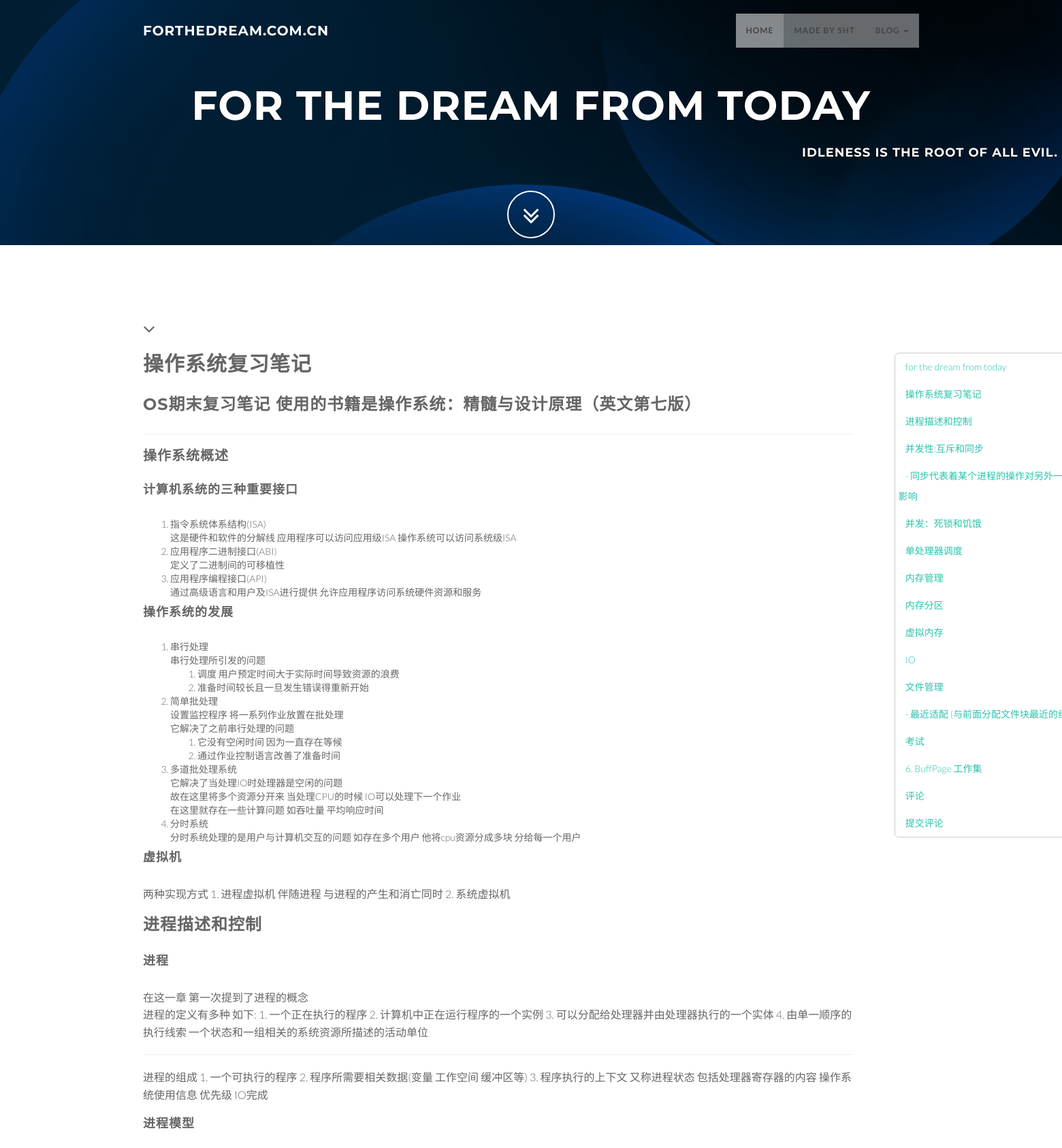
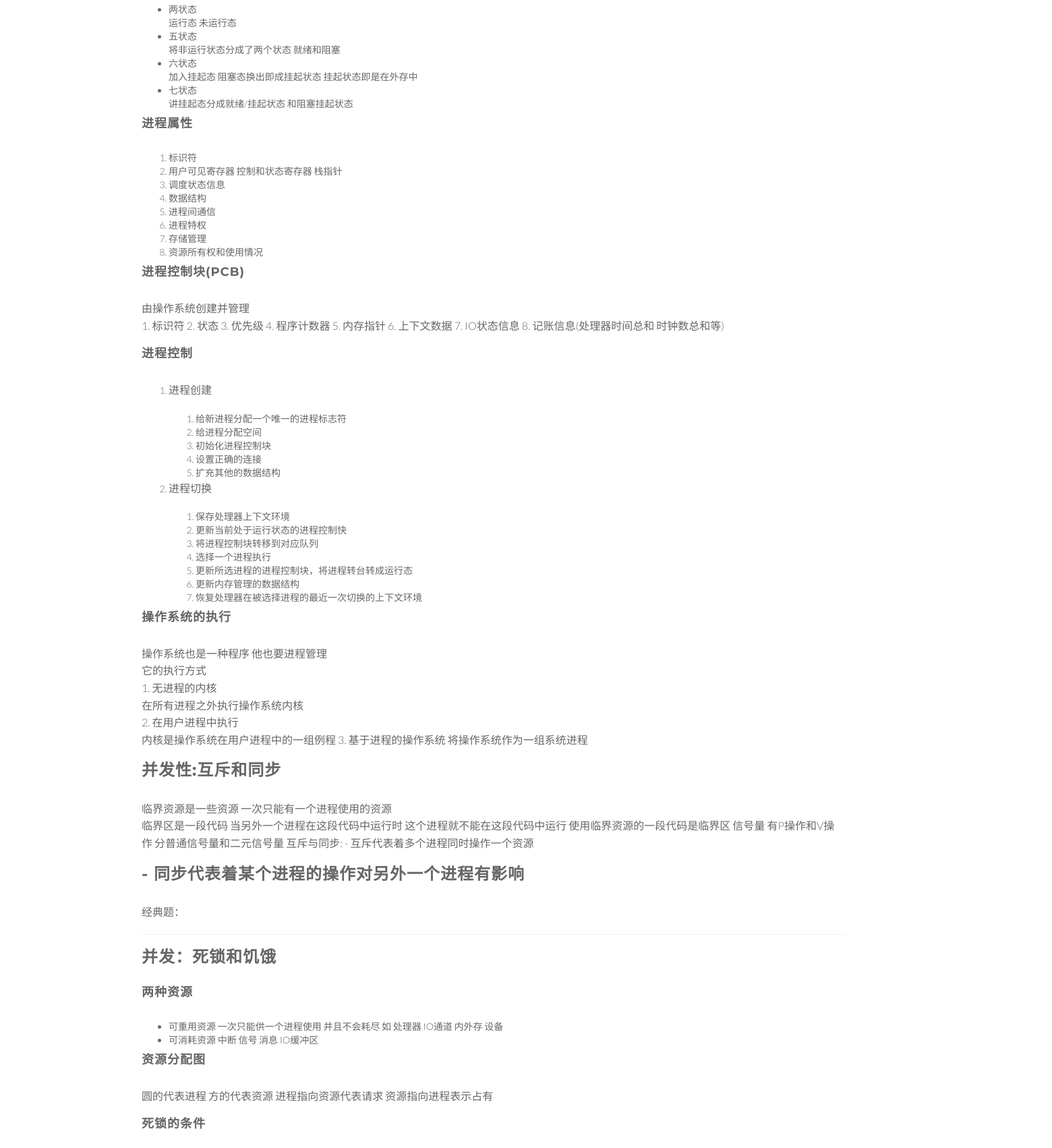
Screenshot of /spec/10/ (upper part) with the database file from the repository (2 pictures, top to bottom).
### blog/models.py (models this page shows, shortened)
class BlogsPost(models.Model):
    title = models.CharField(max_length = 150)
    abstract = models.TextField(default='')
    maintain = models.TextField()
    timestamp = models.DateTimeField(auto_now_add=True)
    class Meta:
        ordering=('-timestamp',)

### blog/views.py (the view)
# urls.py: url(r'^spec/(?P<bid>\d+)/$',blog_view.spec),
def spec(request,bid):
    blog_list = BlogsPost.objects.all()
    for item in blog_list:
        item.maintain = item.maintain[0:200]+'...'
    spec_blog = BlogsPost.objects.get(id=bid)
    spec_blog.maintain = markdown2.markdown(spec_blog.maintain)
    comment = Comment.objects.filter(blogId=bid)
    cmlen = len(comment)
    return render_to_response('spec.html',{'spec':spec_blog,'blog_list':blog_list,'bid':bid,'comment':comment,'cmlen':cmlen})

### blog/templates/spec.html (shortened to what this page needs)
<!DOCTYPE html>
<html lang="zh-CN">
  <head>
    <link href="/static/css/bootstrap.min.css" rel="stylesheet" type="text/css">
    <link href="/static/font-awesome/css/font-awesome.min.css" rel="stylesheet" type="text/css">
    <link href="/static/css/animate.css" rel="stylesheet" />
    <link href="/static/css/style.css" rel="stylesheet" type="text/css">
    <link href="/static/color/default.css" rel="stylesheet" type=”text/css">
    <link type="text/css" rel="stylesheet" href="/static/css/jquery.tocify.css" />
  </head>
  <body id="page-top" data-spy="scroll" data-target=".navbar-custom">
    <nav class="navbar navbar-custom navbar-fixed-top" role="navigation">
      <div class="container">
        <div class="navbar-header page-scroll">
          <a class="navbar-brand" href="/">
            <h1>forthedream.com.cn</h1>
          </a>
        </div>
        <div class="collapse navbar-collapse navbar-right navbar-main-collapse">
          <ul class="nav navbar-nav">
            <li class="active"><a href="/">Home</a></li>
            <li><a href="#contact">made by sht</a></li>
            <li class="dropdown">
              <a href="#" class="dropdown-toggle" data-toggle="dropdown">blog <b class="caret"></b></a>
            </li>
          </ul>
        </div>
      </div>
    </nav>
    <section id="spec" class="intro">
      <div class="slogan">
        <h2>for the dream <span class="text_color">from today</span> </h2>
        <div class="text-right">
          <h4>Idleness is the root of all evil. </h4>
        </div>
      </div>
      <div class="page-scroll">
        <a href="#maintain" class="btn btn-circle">
          <i class="fa fa-angle-double-down animated"></i>
        </a>
      </div>
    </section>
    <section id="maintain" class="home-section text-left">
      <div class="heading-about">
        <div class="container">
          <div class="row">
            <div class="col-lg-8">
              <div class="wow bounceInDown" data-wow-delay="0.4s">
                <div class="section-heading">
                  <i class="fa fa-2x fa-angle-down"></i>
                </div>
              </div>
            </div>
          </div>
        </div>
      </div>
      <div class="container">
        <div class="row">
          <div class="col-md-11">
            <div class="wow bounceInUp" data-wow-delay="0.2s">
              <h2>{{ spec.title }}</h2>
              <h3>{{ spec.abstract }}
            </div>
            <hr>
            <div class ="blog_maintain hero-unit">
              {% autoescape off %}
              {{ spec.maintain }}
              {% endautoescape %}
            </div>
          </div>
          <div class="col-md-1">
            <div id="toc">
            </div>
          </div>
        </div>
    </section>
  </body>
</html>

### static/css/style.css (style rules this page uses)
body { width: 100%; height: 100%; font-family: 'Lato',sans-serif; font-weight: 300; color: #666; background-color: #fff; }
html { width: 100%; height: 100%; }
h1, h2, h3, h4, h5, h6 { margin: 0 0 30px; text-transform: uppercase; font-family: Montserrat,sans-serif; font-weight: 700; letter-spacing: 1px; }
p { margin: 0 0 20px; font-size: 16px; line-height: 1.6em; }
a { color: #28c3ab; -webkit-transition: all .2s ease-in-out; -moz-transition: all .2s ease-in-out; transition: all .2s ease-in-out; }
.navbar { margin-bottom: 0; border-bottom: 1px solid rgba(255,255,255,.3); }
.navbar-brand { font-weight: 700; }
.navbar-brand { height: 40px; padding: 5px 15px; font-size: 18px; line-height: 1em; }
.navbar-brand h1 { color: #fff; font-size: 20px; line-height: 40px; }
.nav.navbar-nav { background-color: rgba(255,255,255,.4); }
.navbar-custom ul.nav li a { font-size: 12px; letter-spacing: 1px; color: #444; text-transform: uppercase; font-weight: 700; }
.navbar-custom .nav li a { -webkit-transition: background .3s ease-in-out; -moz-transition: background .3s ease-in-out; transition: background .3s ease-in-out; }
.navbar-custom .nav li a:hover, .navbar-custom .nav li a:focus, .navbar-custom .nav li.active { outline: 0; background-color: rgba(255,255,255,.2); }
.blog_maintain h2 { font-size: 24px; }
.blog_maintain h3 { font-size: 20px; }
.blog_maintain h4 { font-size: 18px; }
hr { margin-top: 10px; }
.home-section { padding-top: 110px; padding-bottom: 110px; display:block; position:relative; z-index:120; }
.section-heading i { margin-bottom: 20px; }
.intro { width:100%; position:relative; background: url(../img/bg1.jpg) no-repeat top center; }
#spec { padding:8% 0 0 0 ; height:45% }
.intro .slogan { text-align: center; }
.intro .page-scroll { text-align: center; }
.intro .slogan h2 { color: #FFF; text-shadow: none; font-size: 60px; line-height: 60px; font-weight: 700; font-family: Montserrat, sans-serif; background-color: rgba(0, 0, 0, 0); text-decoration: none; text-transform: uppercase; border-width: 0px; border-color: #000; border-style: none; text-shadow: -1px 0 1px #000; }
.intro .slogan h4 { color: #fff; text-shadow: -1px 1px 1px #000; }
.btn { border-radius: 0; text-transform: uppercase; font-family: Montserrat,sans-serif; font-weight: 400; -webkit-transition: all .3s ease-in-out; -moz-transition: all .3s ease-in-out; transition: all .3s ease-in-out; }
.btn-circle { width: 70px; height: 70px; margin-top: 15px; padding: 7px 16px; border: 2px solid #fff; border-radius: 50%; font-size: 40px; color: #fff; background: 0 0; -webkit-transition: background .3s ease-in-out; -moz-transition: background .3s ease-in-out; transition: background .3s ease-in-out; }
.page-scroll .btn-circle i.animated { -webkit-transition-property: -webkit-transform; -webkit-transition-duration: 1s; -moz-transition-property: -moz-transform; -moz-transition-duration: 1s; }
@media (min-width:767px) { .navbar { padding: 20px 0; border-bottom: 0; letter-spacing: 1px; background: 0 0; -webkit-transition: background .5s ease-in-out,padding .5s ease-in-out; -moz-transition: background .5s ease-in-out,padding .5s ease-in-out; transition: background .5s ease-in-out,padding .5s ease-in-out; } }
@media (min-width:767px) { .intro { height: 70%; padding: 0; } }

### rows the page displays
BlogsPost: title "操作系统复习笔记", abstract "OS期末复习笔记 使用的书籍是操作系统：精髓与设计原理（英文第七版）", maintain "操作系统概述 计算机系统的三种重要接口 指令系统体系结构(ISA) 这是硬件和软件的分解线 应用程序可以访问应用级ISA 操作系统可以访问系统级ISA 应用程序二进制接口(ABI) 定义了二进制间的可移植性 应用程序编程接口(API) 通过高级语言和用户及ISA进行提供 允许应用程序访问系统硬件资源和服务 操作系统的发展 串行处理 串行处理所引发的问题 调度 用户预定时间大于实际时间导致资源的浪费 准备时间较长且一旦发生错误得重新开始 简单批处理 设置监控程序 将一系列作业放置在批处理 它解决了之前串行处理的问题 它没有空闲时间 因为一直存在等候 通过作业控制语言改善了准备时间 多道批处理系统 它解决了当处理IO时处理器是空闲的问题 故在这里将多个资源分开来 当处理CPU的时候 IO可以处理下一个作业 在这里就存在一些计算问题 如吞吐量 平均响应时间 分时系统 分时系统处理的是用户与计算机交互的问题 如存在多个用户 他将cpu资源分成多块 分给每一个用户 虚拟机 两种实现方式 1. 进程虚拟机 伴随进程 与进程的产生和消亡同时 2. 系统虚拟机 进程描述和控制 进程 在这一章 第一次提到了进程的概念 进程的定义有多种 如下: 1. 一个正在执行的程序 2. 计算机中正在运行程序的一个实例 3. 可以分配给处理器并由处理器执行的一个实体 4. 由单一顺序的执行线索 一个状态和一组相关的系统资源所描述的活动单位 进程的组成 1. 一个可执行的程序 2. 程序所需要相关数据(变量 工作空间 缓冲区等) 3. 程序执行的上下文 又称进程状态 包括处理器寄存器的内容 操作系统使用信息…"
